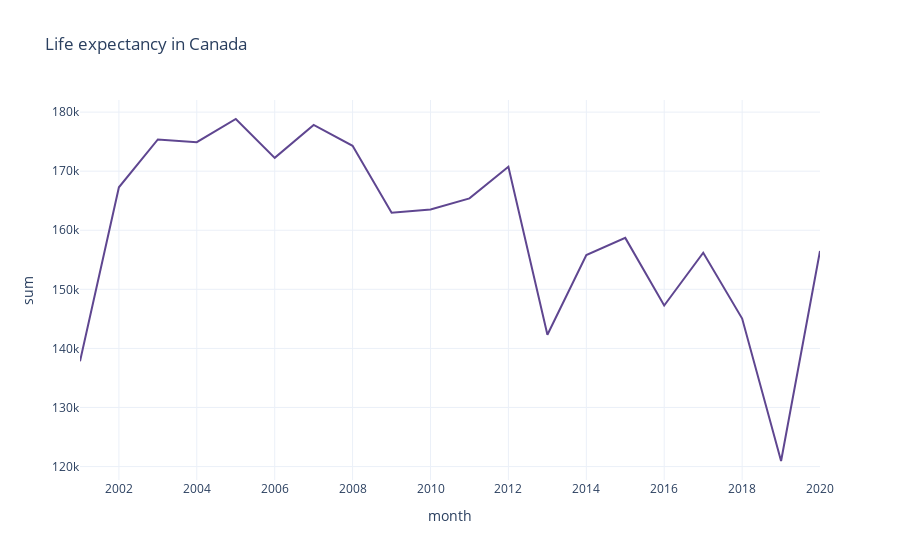

Write notebook code for a chart like this one.
### Code cell
fig = px.line(df_groupdate, x='month', y='sum',  title='Life expectancy in Canada', color_discrete_sequence=px.colors.qualitative.Prism)
fig.show()

### Figure 1 — Plotly figure (JSON) as saved in the notebook; plotly's stock layout.template omitted (floating-point values rounded to 4 significant figures)
{"data": [{"hovertemplate": "month=%{x}<br>sum=%{y}<extra></extra>", "legendgroup": "", "line": {"color": "rgb(95, 70, 144)", "dash": "solid"}, "marker": {"symbol": "circle"}, "mode": "lines", "name": "", "orientation": "v", "showlegend": false, "type": "scatter", "x": ["2001-01-01", "2002-01-01", "2003-01-01", "2004-01-01", "2005-01-01", "2006-01-01", "2007-01-01", "2008-01-01", "2009-01-01", "2010-01-01", "2011-01-01", "2012-01-01", "2013-01-01", "2014-01-01", "2015-01-01", "2016-01-01", "2017-01-01", "2018-01-01", "2019-01-01", "2020-01-01"], "xaxis": "x", "y": [137834, 167281, 175374, 174907, 178833, 172256, 177836, 174292, 162955, 163529, 165393, 170760, 142308, 155803, 158710, 147265, 156203, 145056, 120942, 156502], "yaxis": "y"}], "layout": {"legend": {"tracegroupgap": 0}, "title": {"text": "Life expectancy in Canada"}, "xaxis": {"anchor": "y", "domain": [0, 1], "title": {"text": "month"}}, "yaxis": {"anchor": "x", "domain": [0, 1], "title": {"text": "sum"}}}}
